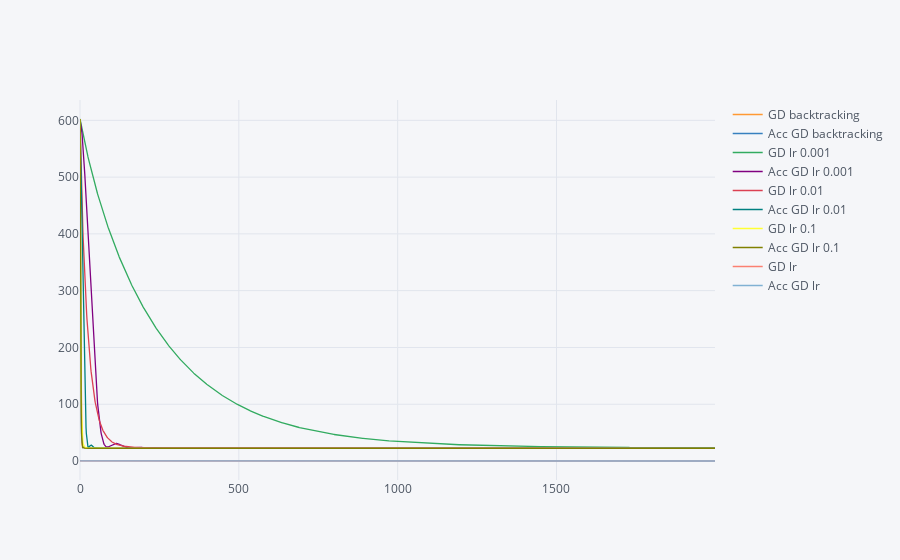

Here is the notebook cell this chart was saved with:
### Code cell
iplot(history_df.iplot(asFigure = True))

### Figure 1 — Plotly figure (JSON) as saved in the notebook; plotly's stock layout.template omitted (floating-point values rounded to 4 significant figures; data arrays with more than 128 entries replaced by an {"elided": "..."} marker saying what was removed)
{"data": [{"line": {"color": "rgba(255, 153, 51, 1.0)", "dash": "solid", "shape": "linear", "width": 1.3}, "mode": "lines", "name": "GD backtracking", "text": "", "type": "scatter", "uid": "59a8b413-261e-45d9-a218-efce828660d9", "x": {"elided": "2000 int values"}, "y": {"elided": "2000 float values"}}, {"line": {"color": "rgba(55, 128, 191, 1.0)", "dash": "solid", "shape": "linear", "width": 1.3}, "mode": "lines", "name": "Acc GD backtracking", "text": "", "type": "scatter", "uid": "2f866d8e-857c-4d5f-ab2e-93f4c5a5a3a7", "x": {"elided": "2000 int values"}, "y": {"elided": "2000 float values"}}, {"line": {"color": "rgba(50, 171, 96, 1.0)", "dash": "solid", "shape": "linear", "width": 1.3}, "mode": "lines", "name": "GD lr 0.001", "text": "", "type": "scatter", "uid": "212a718d-6638-4ddf-bcad-6b1c2286e78f", "x": {"elided": "2000 int values"}, "y": {"elided": "2000 float values"}}, {"line": {"color": "rgba(128, 0, 128, 1.0)", "dash": "solid", "shape": "linear", "width": 1.3}, "mode": "lines", "name": "Acc GD lr 0.001", "text": "", "type": "scatter", "uid": "29122fb4-2e8c-4dc3-962c-f0d3b7ed44e1", "x": {"elided": "2000 int values"}, "y": {"elided": "2000 float values"}}, {"line": {"color": "rgba(219, 64, 82, 1.0)", "dash": "solid", "shape": "linear", "width": 1.3}, "mode": "lines", "name": "GD lr 0.01", "text": "", "type": "scatter", "uid": "13b64856-fc51-4752-b09d-16f4d1a41639", "x": {"elided": "2000 int values"}, "y": {"elided": "2000 float values"}}, {"line": {"color": "rgba(0, 128, 128, 1.0)", "dash": "solid", "shape": "linear", "width": 1.3}, "mode": "lines", "name": "Acc GD lr 0.01", "text": "", "type": "scatter", "uid": "aaca6932-c43b-4736-b8f2-af874ab783b5", "x": {"elided": "2000 int values"}, "y": {"elided": "2000 float values"}}, {"line": {"color": "rgba(255, 255, 51, 1.0)", "dash": "solid", "shape": "linear", "width": 1.3}, "mode": "lines", "name": "GD lr 0.1", "text": "", "type": "scatter", "uid": "9558e259-95ea-4c05-af5a-fcb47be1a744", "x": {"elided": "2000 int values"}, "y": {"elided": "2000 float values"}}, {"line": {"color": "rgba(128, 128, 0, 1.0)", "dash": "solid", "shape": "linear", "width": 1.3}, "mode": "lines", "name": "Acc GD lr 0.1", "text": "", "type": "scatter", "uid": "5c386a34-91d5-4993-8d99-3958c8703cdb", "x": {"elided": "2000 int values"}, "y": {"elided": "2000 float values"}}, {"line": {"color": "rgba(251, 128, 114, 1.0)", "dash": "solid", "shape": "linear", "width": 1.3}, "mode": "lines", "name": "GD lr", "text": "", "type": "scatter", "uid": "f523abcf-a933-4f6e-9ee5-8bedbe6a9d88", "x": {"elided": "2000 int values"}, "y": {"elided": "2000 float values"}}, {"line": {"color": "rgba(128, 177, 211, 1.0)", "dash": "solid", "shape": "linear", "width": 1.3}, "mode": "lines", "name": "Acc GD lr", "text": "", "type": "scatter", "uid": "8e6e9838-a8f5-4974-a220-370a4cc69dec", "x": {"elided": "2000 int values"}, "y": {"elided": "2000 float values"}}], "layout": {"legend": {"bgcolor": "#F5F6F9", "font": {"color": "#4D5663"}}, "paper_bgcolor": "#F5F6F9", "plot_bgcolor": "#F5F6F9", "title": {"font": {"color": "#4D5663"}}, "xaxis": {"gridcolor": "#E1E5ED", "showgrid": true, "tickfont": {"color": "#4D5663"}, "title": {"font": {"color": "#4D5663"}, "text": ""}, "zerolinecolor": "#E1E5ED"}, "yaxis": {"gridcolor": "#E1E5ED", "showgrid": true, "tickfont": {"color": "#4D5663"}, "title": {"font": {"color": "#4D5663"}, "text": ""}, "zerolinecolor": "#E1E5ED"}}}
